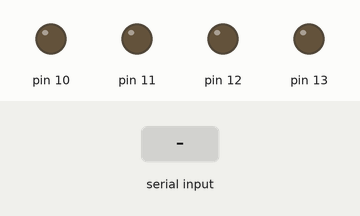
Bench run of a sketch on a simulated Arduino Uno, built with avr-gcc and run on an emulated ATmega328P. Parts: output pins drawn as LEDs (lit = HIGH). The test bench sets the inputs (shaded band).

Above: at 1.2 s.
1.3 s: "amit is good" received over Serial
At 1.8 s:
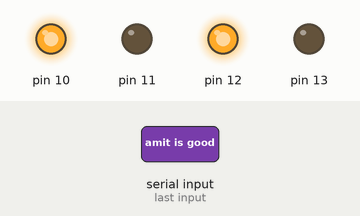
Timing chart, 0 to 4.3 s (numbered marks = the images above; inputs shaded):
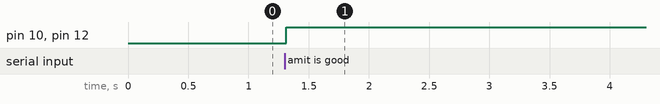

The sketch:

control_led_by_serial_monitor1.ino
```cpp
// C++ code
//
String t="";
void setup()
{
  pinMode(13, OUTPUT);
  pinMode(12, OUTPUT);
  pinMode(11, OUTPUT);
  pinMode(10, OUTPUT);
  Serial.begin(9600);
}

void loop()
{
  if(Serial.available())
  {
    char ta=Serial.read();
    t+=ta;
  }
  if(t=="amit is good"){
  digitalWrite(13,0);
    digitalWrite(12,1);
    digitalWrite(11,0);
    digitalWrite(10,1);


  }
  if(t=="off"){
  digitalWrite(13,0);
    digitalWrite(12,0);
    digitalWrite(11,0);
    digitalWrite(10,0);

  }
  if(t=="cc"){
  digitalWrite(13,0);
    digitalWrite(12,1);
    digitalWrite(11,0);
    digitalWrite(10,0);

  }
  if(t=="dd"){
  digitalWrite(13,0);
    digitalWrite(12,0);
    digitalWrite(11,0);
    digitalWrite(10,1);

  }
}

//bluetooth control driving car for two LED(MOTOR) and use a motor driver
//bluetooth control for one LED
```

Measured:
- after the input at 1.3 s, pin 10, pin 12: LOW → HIGH at once
